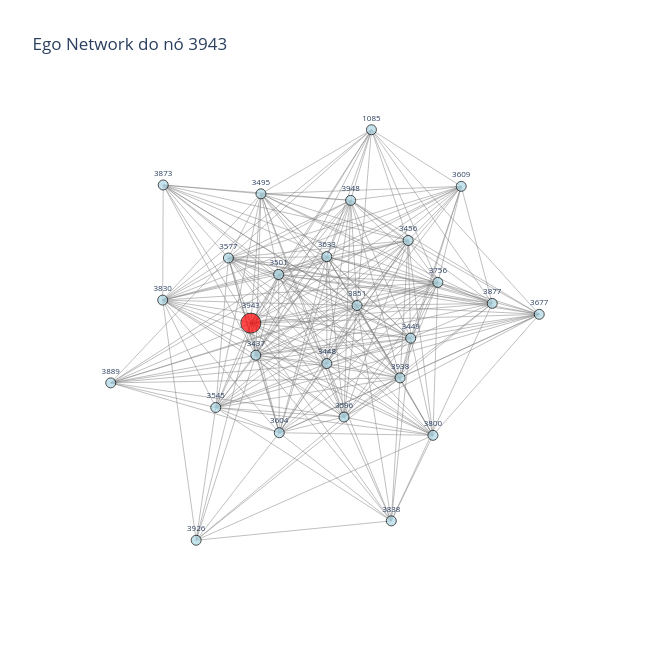

The cell this chart's notebook holds for it:
### Markdown cell above
## A4 — Visualizar um subgrafo pequeno

### Code cell
no_central = sorted(G.degree(), key=lambda x: x[1])[len(graus) // 2][0]
vizinhos = list(G.neighbors(no_central))
subgrafo = G.subgraph([no_central] + vizinhos)

print(f"Nó central: {no_central} (grau {G.degree(no_central)})")
print(f"Subgrafo: {subgrafo.number_of_nodes()} nós, {subgrafo.number_of_edges()} arestas")

pos = nx.spring_layout(subgrafo, seed=42)

edge_x, edge_y = [], []
for u, v in subgrafo.edges():
    x0, y0 = pos[u]
    x1, y1 = pos[v]
    edge_x += [x0, x1, None]
    edge_y += [y0, y1, None]

edge_trace = go.Scatter(
    x=edge_x, y=edge_y, mode='lines',
    line=dict(width=0.5, color='gray'),
    hoverinfo='none'
)

node_x = [pos[n][0] for n in subgrafo.nodes()]
node_y = [pos[n][1] for n in subgrafo.nodes()]
node_colors = ['red' if n == no_central else 'lightblue' for n in subgrafo.nodes()]
node_sizes = [20 if n == no_central else 10 for n in subgrafo.nodes()]
node_labels = [str(n) for n in subgrafo.nodes()]

node_trace = go.Scatter(
    x=node_x, y=node_y, mode='markers+text',
    marker=dict(size=node_sizes, color=node_colors, line=dict(width=1, color='black')),
    text=node_labels, textposition='top center', textfont=dict(size=8),
    hoverinfo='text'
)

fig = go.Figure(data=[edge_trace, node_trace])
fig.update_layout(
    title=f'Ego Network do nó {no_central}',
    showlegend=False,
    xaxis=dict(showgrid=False, zeroline=False, showticklabels=False),
    yaxis=dict(showgrid=False, zeroline=False, showticklabels=False),
    height=650, width=650,
    template='plotly_white'
)
fig.show()

### Figure 1 — Plotly figure (JSON) as saved in the notebook; plotly's stock layout.template omitted (floating-point values rounded to 4 significant figures; data arrays with more than 128 entries replaced by an {"elided": "..."} marker saying what was removed)
{"data": [{"hoverinfo": "none", "line": {"color": "gray", "width": 0.5}, "mode": "lines", "type": "scatter", "x": {"elided": "753 float values"}, "y": {"elided": "753 float values"}}, {"hoverinfo": "text", "marker": {"color": ["lightblue", "lightblue", "lightblue", "lightblue", "lightblue", "lightblue", "lightblue", "lightblue", "lightblue", "lightblue", "lightblue", "lightblue", "lightblue", "lightblue", "lightblue", "lightblue", "lightblue", "lightblue", "lightblue", "red", "lightblue", "lightblue", "lightblue", "lightblue", "lightblue", "lightblue"], "line": {"color": "black", "width": 1}, "size": [10, 10, 10, 10, 10, 10, 10, 10, 10, 10, 10, 10, 10, 10, 10, 10, 10, 10, 10, 20, 10, 10, 10, 10, 10, 10]}, "mode": "markers+text", "text": ["3456", "3851", "3596", "3604", "3609", "3873", "3877", "3495", "3756", "3501", "3633", "3889", "1085", "3449", "3926", "3800", "3545", "3677", "3938", "3943", "3948", "3437", "3830", "3448", "3577", "3838"], "textfont": {"size": 8}, "textposition": "top center", "type": "scatter", "x": [0.2555, 0.09835, 0.05824, -0.141, 0.4188, -0.4982, 0.5143, -0.1974, 0.3469, -0.143, 0.005177, -0.6596, 0.1426, 0.2633, -0.3968, 0.3318, -0.3365, 0.6589, 0.2306, -0.2287, 0.07851, -0.2133, -0.4998, 0.005251, -0.2976, 0.2037], "y": [0.3624, 0.06681, -0.4401, -0.5114, 0.6083, 0.6145, 0.07637, 0.5743, 0.1719, 0.2076, 0.2887, -0.2849, 0.8655, -0.08185, -1, -0.5233, -0.3968, 0.02671, -0.2621, -0.01326, 0.5447, -0.1591, 0.09125, -0.1969, 0.2827, -0.9121]}], "layout": {"height": 650, "showlegend": false, "title": {"text": "Ego Network do nó 3943"}, "width": 650, "xaxis": {"showgrid": false, "showticklabels": false, "zeroline": false}, "yaxis": {"showgrid": false, "showticklabels": false, "zeroline": false}}}
